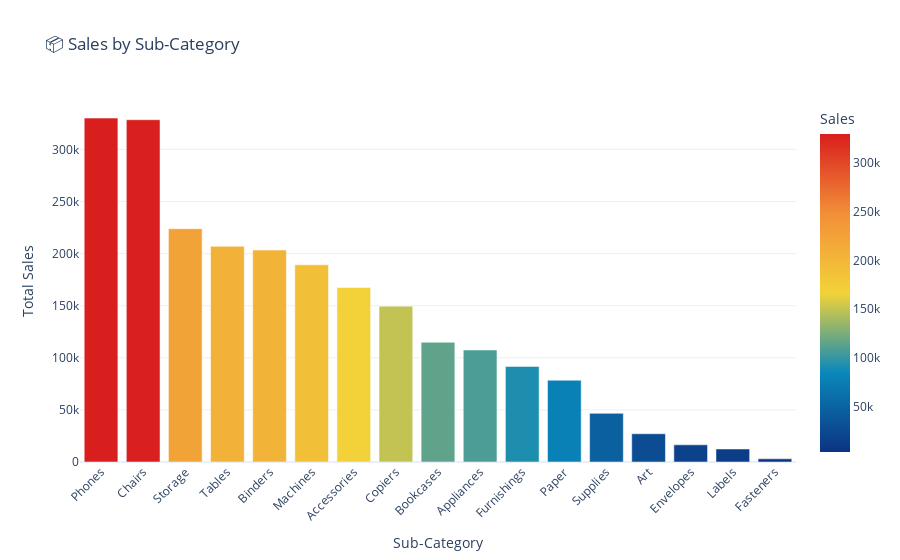

Source (notebook cell):
### Code cell
import pandas as pd
import plotly.express as px

# Step 1: Clean column names (just in case)
data.columns = data.columns.str.strip()

# Step 2: Group sales by sub-category
subcat_sales = data.groupby('Sub-Category')['Sales'].sum().reset_index()

# Step 3: Sort descending
subcat_sales = subcat_sales.sort_values(by='Sales', ascending=False)

# Step 4: Bar chart
fig = px.bar(
    subcat_sales,
    x='Sub-Category',
    y='Sales',
    title='📦 Sales by Sub-Category',
    color='Sales',
    color_continuous_scale='portland'
)
fig.update_layout(
    xaxis_title='Sub-Category',
    yaxis_title='Total Sales ',
    xaxis_tickangle=-45
)
fig.show()

### Figure 1 — Plotly figure (JSON) as saved in the notebook; plotly's stock layout.template omitted (floating-point values rounded to 4 significant figures)
{"data": [{"alignmentgroup": "True", "hovertemplate": "Sub-Category=%{x}<br>Sales=%{marker.color}<extra></extra>", "legendgroup": "", "marker": {"color": [330000.0, 328400.0, 223800.0, 207000.0, 203400.0, 189200.0, 167400.0, 149500.0, 114900.0, 107500.0, 91710.0, 78480.0, 46670.0, 27120.0, 16480.0, 12490.0, 3024.0], "coloraxis": "coloraxis", "pattern": {"shape": ""}}, "name": "", "offsetgroup": "", "orientation": "v", "showlegend": false, "textposition": "auto", "type": "bar", "x": ["Phones", "Chairs", "Storage", "Tables", "Binders", "Machines", "Accessories", "Copiers", "Bookcases", "Appliances", "Furnishings", "Paper", "Supplies", "Art", "Envelopes", "Labels", "Fasteners"], "xaxis": "x", "y": [330000.0, 328400.0, 223800.0, 207000.0, 203400.0, 189200.0, 167400.0, 149500.0, 114900.0, 107500.0, 91710.0, 78480.0, 46670.0, 27120.0, 16480.0, 12490.0, 3024.0], "yaxis": "y"}], "layout": {"barmode": "relative", "coloraxis": {"colorbar": {"title": {"text": "Sales"}}, "colorscale": [[0, "rgb(12,51,131)"], [0.25, "rgb(10,136,186)"], [0.5, "rgb(242,211,56)"], [0.75, "rgb(242,143,56)"], [1, "rgb(217,30,30)"]]}, "legend": {"tracegroupgap": 0}, "title": {"text": "📦 Sales by Sub-Category"}, "xaxis": {"anchor": "y", "domain": [0, 1], "tickangle": -45, "title": {"text": "Sub-Category"}}, "yaxis": {"anchor": "x", "domain": [0, 1], "title": {"text": "Total Sales "}}}}
